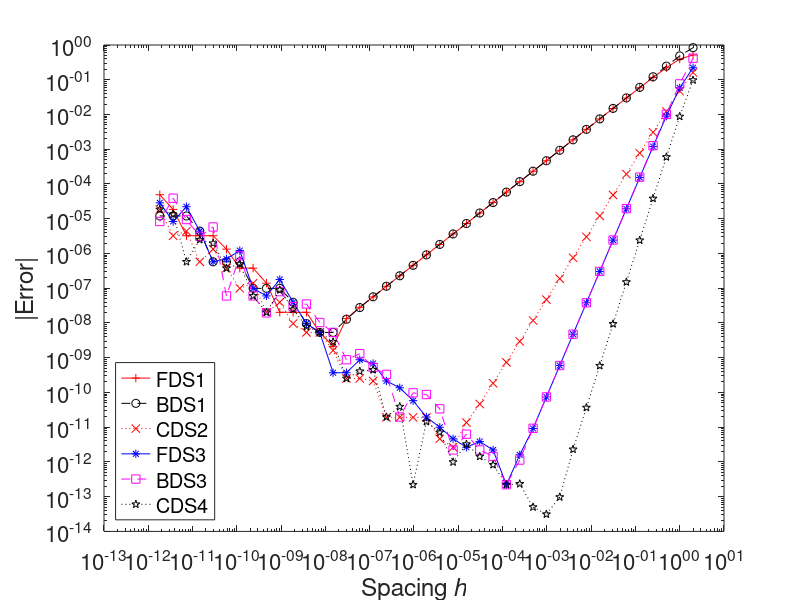

Write MATLAB code to recreate this figure.
%{
Brian Knisely
ME523, HW1, P3
January 21, 2018

The purpose of this code is to compare five differencing schemes for
taking the first derivative with respect to x of cos(x) at x = 0.3
and calculating the corresponding errors. The schemes to be compared are
BDS1, CDS2, FDS3, BDS3, and CDS4.
%}

clear; close all; format compact; home;

n = 41;  % Number of iterations to compute
x = 0.3;  % Location to evaluate derivative
h = zeros(n, 1);  % Initialize array of spacings
h(1) = 2;  % Initialize first value of spacing to be 2 
for i = 1:n-1
    h(i+1) = h(i)/2;  % Reduce size of spacing by 50% each iteration
end


% Initialize arrays for each scheme
% The first column in each array holds its value, and the second column
% stores its error
bds1 = zeros(n, 2);  % 1st order backward difference
cds2 = zeros(n, 2);  % 2nd order central difference
fds3 = zeros(n, 2);  % 3rd order forward difference
bds3 = zeros(n, 2);  % 3rd order backward difference
cds4 = zeros(n, 2);  % 4th order central difference


for i = 1:n
    exact = -sin(0.3);  % Compute analytical derivative
    % Approximate derivative with each scheme
    fds1(i, 1) = (cos(x+h(i))-cos(x)) / h(i);
    bds1(i, 1) = (cos(x)-cos(x-h(i))) / h(i);
    cds2(i, 1) = (cos(x+h(i))-cos(x-h(i))) / (2*h(i));
    fds3(i, 1) = (-cos(x+2*h(i))+6*cos(x+h(i))-3*cos(x)-2*cos(x-h(i))) /...
        (6*h(i));
    bds3(i, 1) = (2*cos(x+h(i))+3*cos(x)-6*cos(x-h(i))+cos(x-2*h(i))) / ...
        (6*h(i));
    cds4(i, 1) = (-cos(x+2*h(i))+8*cos(x+h(i))-8*cos(x-h(i))+...
        cos(x-2*h(i))) / (12*h(i));
    % Compute errors for each scheme
    fds1(i, 2) = fds1(i, 1) - exact;
    bds1(i, 2) = bds1(i, 1) - exact;
    cds2(i, 2) = cds2(i, 1) - exact;
    fds3(i, 2) = fds3(i, 1) - exact;
    bds3(i, 2) = bds3(i, 1) - exact;
    cds4(i, 2) = cds4(i, 1) - exact;
end

figure(1);  % Create figure to show error
loglog(h, abs(fds1(:, 2)), 'r+-', h, abs(bds1(:, 2)), 'ko--', ...
    h, abs(cds2(:, 2)), 'rx:', h, abs(fds3(:, 2)), 'b*-', ...
    h, abs(bds3(:, 2)), 'ms--', h, abs(cds4(:, 2)), 'kp:'); 
xlabel('Spacing \it{h}'); ylabel('|Error|'); 
legend('FDS1', 'BDS1', 'CDS2', 'FDS3', 'BDS3', 'CDS4', ...
    'location', 'southwest'); 
set(gca, 'fontsize', 16);
xlim([1e-13, 10]);
set(gcf, 'outerposition', [50 50 850 650])

fid = fopen('results.txt', 'w');  % Open a file to store results

% Print error results
fprintf(fid,'%-2s|%-12s|%-12s|%-12s|%-12s|%-12s|%-12s|%-12s\n', ...
    'i', '      h', ' Error:FDS1', ' Error:BDS1', ' Error:CDS2', ...
    ' Error:FDS3', ' Error:BDS3', ' Error:CDS4');
for i = 1:n
    fprintf(fid,'%2.0f,%12.5e,%12.5e,%12.5e,%12.5e,%12.5e,%12.5e,%12.5e', ...
    i, h(i), fds1(i, 2), bds1(i, 2), cds2(i, 2), fds3(i, 2), bds3(i, 2), cds4(i, 2));
    fprintf(fid,'\n');
end

fclose(fid);  % Close the file